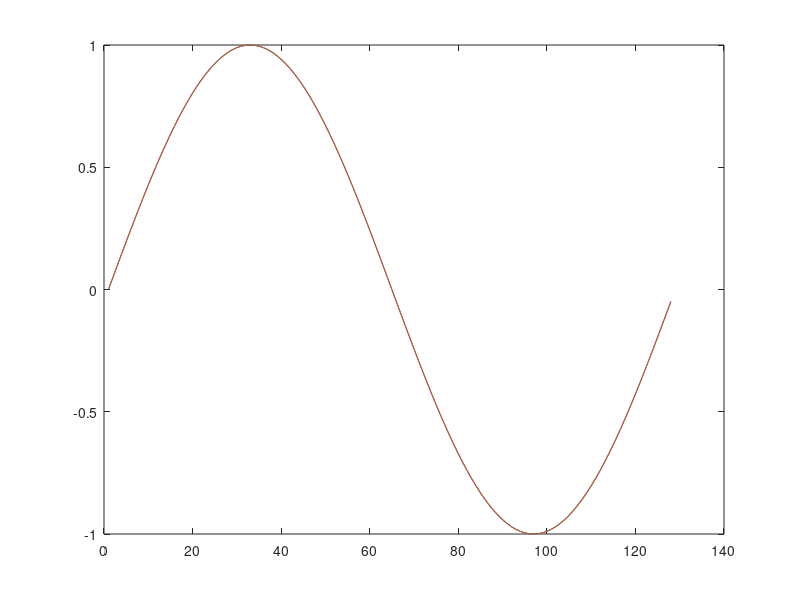

Write MATLAB code to recreate this figure.

xs = linspace(0,2*pi*(1-1/1024),1024);
ys = exp(100i*xs);
plot(abs(fft(ys)));

%%
ysfft = zeros(1,128);
xs = linspace(0,2*pi*(1-1/128),128);
k = 1;
ysfft(k+1) = 128;
ys = ifft(ysfft);
plot(imag(ys));
hold on;
plot(sin(k*xs));
hold off;